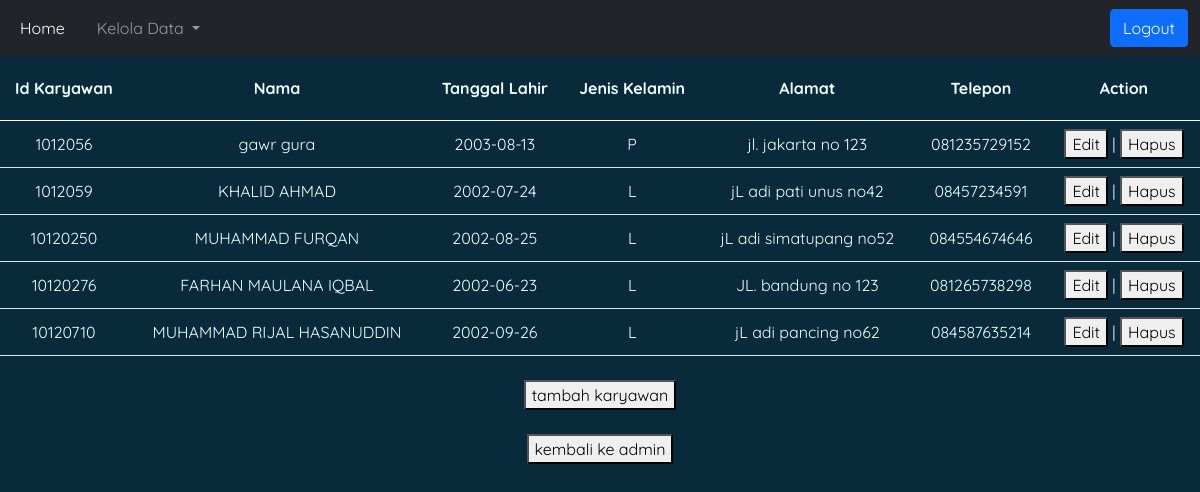
Page /karyawan.php on the committed database.
### tables this page shows
CREATE TABLE `karyawan` (
  `id_karyawan` int(11) NOT NULL,
  `nama` varchar(100) NOT NULL,
  `tgl_lahir` date NOT NULL,
  `jk` varchar(1) NOT NULL,
  `alamat` varchar(30) NOT NULL,
  `telepon` varchar(12) NOT NULL
);

### karyawan.php (the view, shortened to what this page needs)
<!doctype html>
<html lang="en">
<?php include("koneksi.php"); ?>
<head>
  <link href="css/bootstrap.css" rel="stylesheet">
<nav class="navbar navbar-expand-sm bg-dark navbar-dark">
<div class="container-fluid">
  <div class="collapse navbar-collapse" id="navbarLeftAlignExample">
    <ul class="navbar-nav me-auto mb-2 mb-lg-0 gap-3">
      <li class="nav-item">
        <a class="nav-link active" aria-current="page" href="index.php">Home</a>
      </li>
      <li class="nav-item dropdown">
        <a class="nav-link dropdown-toggle" href="#" id="navbarDropdown" role="button" data-bs-toggle="dropdown" aria-expanded="false">
          Kelola Data
        </a>
      </li>
    </ul>
    <a href="../indexlogin.php" type="button" class="btn btn-primary btn-logout">Logout</a>
  </div>
</div>
</nav>
  <table class="table align-middle mb-0 bg-white text-center pt-3">
    <thead class="head">
              <tr>
                <th>Id Karyawan</th>
                <th>Nama</th>
                <th>Tanggal Lahir</th>
                <th>Jenis Kelamin</th>
                <th>Alamat</th>
                <th>Telepon</th>
                <th>Action</th>
              </tr>
            </thead>
            <tbody>
              <?php
              $sql = "SELECT * FROM karyawan";
              $query = mysqli_query($db, $sql);
              while($karyawan = mysqli_fetch_array($query)){
                echo "<tr>";
                echo "<td>".$karyawan['id_karyawan']."</td>";
                echo "<td>".$karyawan['nama']."</td>";
                echo "<td>".$karyawan['tgl_lahir']."</td>";
                echo "<td>".$karyawan['jk']."</td>";
                echo "<td>".$karyawan['alamat']."</td>";
                echo "<td>".$karyawan['telepon']."</td>";
                echo "<td>";
                echo "<a href='editkaryawan.php?id_karyawan=".$karyawan['id_karyawan']."'><button>Edit</button></a> | ";
                echo "<a href='hapuskaryawan.php?id_karyawan=".$karyawan['id_karyawan']."'><button>Hapus</button></a>";
                echo "</td>";
                echo "</tr>";
              }
              ?>
            </tbody>
          </table>
          <center>
  <br><a href="tmbhkaryawan.php"><button>tambah karyawan</button></a></br>
	<br><a href="indexadmin.php"><button>kembali ke admin</button></a></br>
      </center>
  </body>
</html>

### karyawan.php (style rules this page uses)
* { font-family: 'Quicksand', sans-serif; }
thead { background: #082A3A !important; color: azure !important; }
tbody { background: #082A3A !important; color: azure !important; }
th { padding-top: 20px !important; padding-bottom: 20px !important; }

### rows in the picture
karyawan: id_karyawan "1012056", nama "gawr gura", tgl_lahir "2003-08-13", jk "P", alamat "jl. jakarta no 123", telepon "081235729152"
karyawan: id_karyawan "1012059", nama "KHALID AHMAD", tgl_lahir "2002-07-24", jk "L", alamat "jL adi pati unus no42", telepon "08457234591"
karyawan: id_karyawan "10120250", nama "MUHAMMAD FURQAN", tgl_lahir "2002-08-25", jk "L", alamat "jL adi simatupang no52", telepon "084554674646"
karyawan: id_karyawan "10120276", nama "FARHAN MAULANA IQBAL", tgl_lahir "2002-06-23", jk "L", alamat "JL. bandung no 123", telepon "081265738298"
karyawan: id_karyawan "10120710", nama "MUHAMMAD RIJAL HASANUDDIN", tgl_lahir "2002-09-26", jk "L", alamat "jL adi pancing no62", telepon "084587635214"
